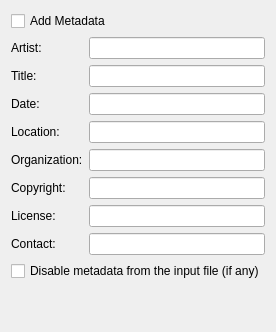
     <widget class="QWidget" name="metadata">
      <attribute name="title">
       <string>Metadata</string>
      </attribute>
      <layout class="QVBoxLayout" name="verticalLayout_5">
       <item>
        <widget class="QCheckBox" name="metadata_add">
         <property name="text">
          <string>Add Metadata</string>
         </property>
        </widget>
       </item>
       <item>
        <layout class="QGridLayout" name="metadata_options_layout">
         <item row="3" column="0">
          <widget class="QLabel" name="label_34">
           <property name="text">
            <string>Location:</string>
           </property>
          </widget>
         </item>
         <item row="1" column="0">
          <widget class="QLabel" name="label_33">
           <property name="text">
            <string>Title:</string>
           </property>
          </widget>
         </item>
         <item row="0" column="1">
          <widget class="QLineEdit" name="metadata_artist"/>
         </item>
         <item row="1" column="1">
          <widget class="QLineEdit" name="metadata_title"/>
         </item>
         <item row="2" column="0">
          <widget class="QLabel" name="label_32">
           <property name="text">
            <string>Date:</string>
           </property>
          </widget>
         </item>
         <item row="2" column="1">
          <widget class="QLineEdit" name="metadata_date"/>
         </item>
         <item row="3" column="1">
          <widget class="QLineEdit" name="metadata_location"/>
         </item>
         <item row="0" column="0">
          <widget class="QLabel" name="label_35">
           <property name="text">
            <string>Artist:</string>
           </property>
          </widget>
         </item>
         <item row="4" column="1">
          <widget class="QLineEdit" name="metadata_organization"/>
         </item>
         <item row="4" column="0">
          <widget class="QLabel" name="label_36">
           <property name="text">
            <string>Organization:</string>
           </property>
          </widget>
         </item>
         <item row="5" column="0">
          <widget class="QLabel" name="label_37">
           <property name="text">
            <string>Copyright:</string>
           </property>
          </widget>
         </item>
         <item row="6" column="0">
          <widget class="QLabel" name="label_38">
           <property name="text">
            <string>License:</string>
           </property>
          </widget>
         </item>
         <item row="7" column="0">
          <widget class="QLabel" name="label_39">
           <property name="text">
            <string>Contact:</string>
           </property>
          </widget>
         </item>
         <item row="5" column="1">
          <widget class="QLineEdit" name="metadata_copyright"/>
         </item>
         <item row="6" column="1">
          <widget class="QLineEdit" name="metadata_license"/>
         </item>
         <item row="7" column="1">
          <widget class="QLineEdit" name="metadata_contact"/>
         </item>
        </layout>
       </item>
       <item>
        <widget class="QCheckBox" name="metadata_disable_input">
         <property name="text">
          <string>Disable metadata from the input file (if any)</string>
         </property>
        </widget>
       </item>
       <item>
        <spacer name="verticalSpacer_11">
         <property name="orientation">
          <enum>Qt::Vertical</enum>
         </property>
         <property name="sizeHint" stdset="0">
          <size>
           <width>20</width>
           <height>40</height>
          </size>
         </property>
        </spacer>
       </item>
      </layout>
     </widget>
